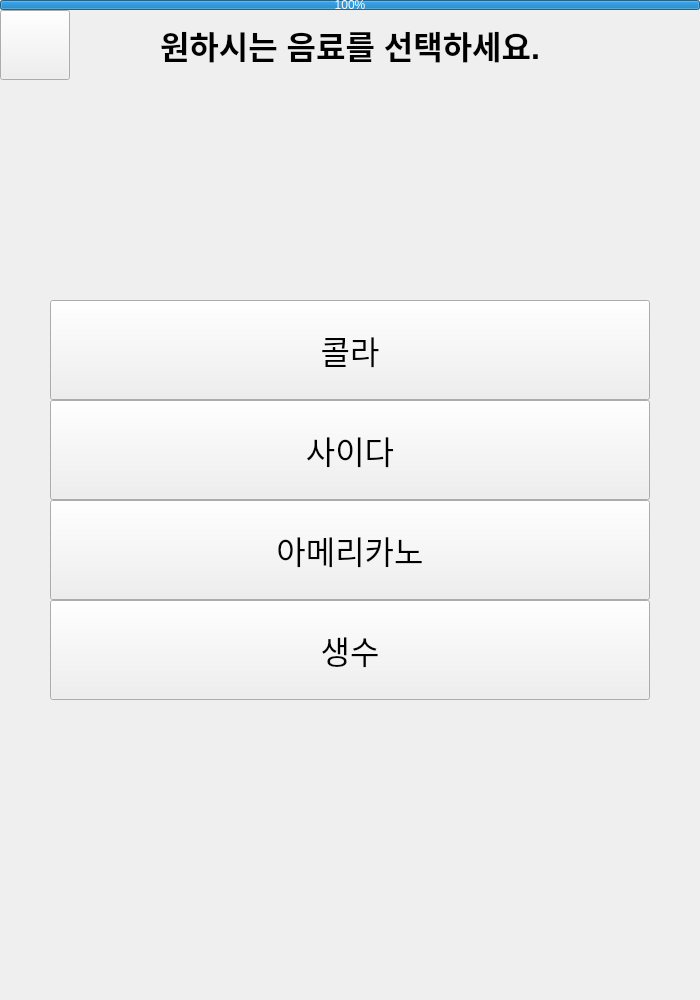
<?xml version="1.0" encoding="UTF-8"?>
<ui version="4.0">
 <class>IntroWindow</class>
 <widget class="QMainWindow" name="IntroWindow">
  <property name="geometry">
   <rect>
    <x>0</x>
    <y>0</y>
    <width>700</width>
    <height>1000</height>
   </rect>
  </property>
  <property name="minimumSize">
   <size>
    <width>700</width>
    <height>1000</height>
   </size>
  </property>
  <property name="maximumSize">
   <size>
    <width>700</width>
    <height>1000</height>
   </size>
  </property>
  <property name="windowTitle">
   <string>키오스크</string>
  </property>
  <widget class="QWidget" name="centralwidget">
   <widget class="QPushButton" name="BackButton">
    <property name="geometry">
     <rect>
      <x>0</x>
      <y>10</y>
      <width>70</width>
      <height>70</height>
     </rect>
    </property>
    <property name="autoFillBackground">
     <bool>false</bool>
    </property>
    <property name="text">
     <string/>
    </property>
    <property name="icon">
     <iconset>
      <normaloff>src/images/icons/arrow.png</normaloff>src/images/icons/arrow.png</iconset>
    </property>
    <property name="iconSize">
     <size>
      <width>20</width>
      <height>20</height>
     </size>
    </property>
    <property name="autoRepeat">
     <bool>false</bool>
    </property>
    <property name="autoExclusive">
     <bool>false</bool>
    </property>
   </widget>
   <widget class="QLabel" name="label">
    <property name="geometry">
     <rect>
      <x>70</x>
      <y>10</y>
      <width>560</width>
      <height>70</height>
     </rect>
    </property>
    <property name="font">
     <font>
      <pointsize>24</pointsize>
      <weight>75</weight>
      <bold>true</bold>
     </font>
    </property>
    <property name="text">
     <string>원하시는 음료를 선택하세요.</string>
    </property>
    <property name="alignment">
     <set>Qt::AlignCenter</set>
    </property>
   </widget>
   <widget class="QProgressBar" name="progressBar">
    <property name="geometry">
     <rect>
      <x>0</x>
      <y>0</y>
      <width>700</width>
      <height>10</height>
     </rect>
    </property>
    <property name="value">
     <number>100</number>
    </property>
   </widget>
   <widget class="QPushButton" name="CokeButton">
    <property name="geometry">
     <rect>
      <x>50</x>
      <y>300</y>
      <width>600</width>
      <height>100</height>
     </rect>
    </property>
    <property name="font">
     <font>
      <pointsize>24</pointsize>
     </font>
    </property>
    <property name="text">
     <string>콜라</string>
    </property>
    <property name="icon">
     <iconset>
      <normaloff>src/images/assets/beverage/coke.png</normaloff>src/images/assets/beverage/coke.png</iconset>
    </property>
    <property name="iconSize">
     <size>
      <width>70</width>
      <height>70</height>
     </size>
    </property>
    <property name="checkable">
     <bool>false</bool>
    </property>
   </widget>
   <widget class="QPushButton" name="CiderButton">
    <property name="geometry">
     <rect>
      <x>50</x>
      <y>400</y>
      <width>600</width>
      <height>100</height>
     </rect>
    </property>
    <property name="font">
     <font>
      <pointsize>24</pointsize>
     </font>
    </property>
    <property name="text">
     <string>사이다</string>
    </property>
    <property name="icon">
     <iconset>
      <normaloff>src/images/assets/beverage/cider.png</normaloff>src/images/assets/beverage/cider.png</iconset>
    </property>
    <property name="iconSize">
     <size>
      <width>70</width>
      <height>70</height>
     </size>
    </property>
    <property name="checkable">
     <bool>false</bool>
    </property>
   </widget>
   <widget class="QPushButton" name="CoffeeButton">
    <property name="geometry">
     <rect>
      <x>50</x>
      <y>500</y>
      <width>600</width>
      <height>100</height>
     </rect>
    </property>
    <property name="font">
     <font>
      <pointsize>24</pointsize>
     </font>
    </property>
    <property name="text">
     <string>아메리카노</string>
    </property>
    <property name="icon">
     <iconset>
      <normaloff>src/images/assets/beverage/coffee.png</normaloff>src/images/assets/beverage/coffee.png</iconset>
    </property>
    <property name="iconSize">
     <size>
      <width>70</width>
      <height>70</height>
     </size>
    </property>
    <property name="checkable">
     <bool>false</bool>
    </property>
   </widget>
   <widget class="QPushButton" name="WaterButton">
    <property name="geometry">
     <rect>
      <x>50</x>
      <y>600</y>
      <width>600</width>
      <height>100</height>
     </rect>
    </property>
    <property name="font">
     <font>
      <pointsize>24</pointsize>
     </font>
    </property>
    <property name="text">
     <string>생수</string>
    </property>
    <property name="icon">
     <iconset>
      <normaloff>src/images/assets/beverage/water.png</normaloff>src/images/assets/beverage/water.png</iconset>
    </property>
    <property name="iconSize">
     <size>
      <width>70</width>
      <height>70</height>
     </size>
    </property>
    <property name="checkable">
     <bool>false</bool>
    </property>
   </widget>
  </widget>
 </widget>
 <resources/>
 <connections/>
</ui>
